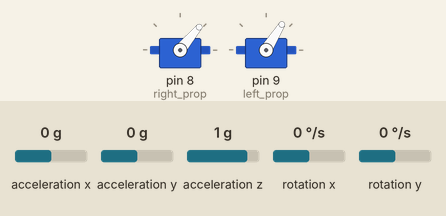
Bench run of a sketch on a simulated Arduino Uno, built with avr-gcc and run on an emulated ATmega328P. Parts: 2 × servo. Wiring (inferred from the names in the program): MPU-6050 motion sensor at I2C address 0x68. The inputs (shaded band) are chosen by the test bench; at power-on: acceleration x 0 g, acceleration z 1 g, rotation y 0 °/s, acceleration y 0 g, rotation x 0 °/s. What the sketch prints to the serial monitor is not drawn.

Above: at 15.2 s.
15.3 s: acceleration x set to -1.4 g
At 15.71 s:
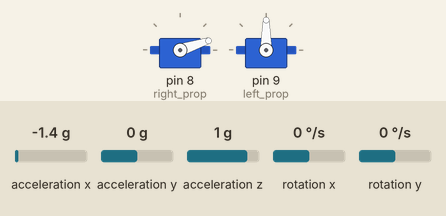
18.3 s: acceleration z set to -0.8 g
At 19.21 s:
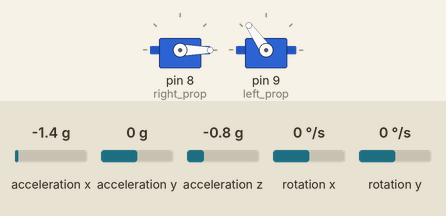
21.3 s: rotation y set to 192 °/s
At 23.3 s:
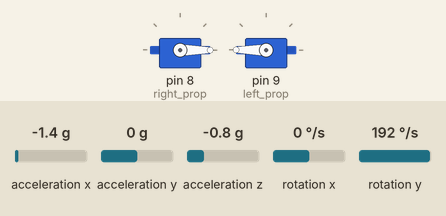
24.3 s: acceleration x set to 0 g
Timing chart, 0 to 27.6 s (numbered marks = the images above; inputs shaded):
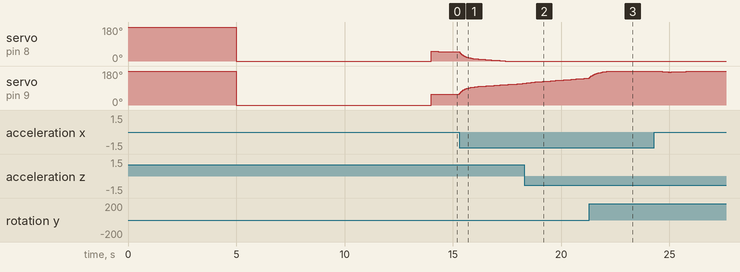

The sketch:

main.ino
```cpp
#include <Wire.h>
#include <Servo.h>

Servo right_prop;
Servo left_prop;

// MPU-6050 gives you 16 bits data so you have to create some 16int constants to store the data for accelerations and gyro*/

int16_t Acc_rawX, Acc_rawY, Acc_rawZ, Gyr_rawX, Gyr_rawY, Gyr_rawZ;

float Acceleration_angle[2];
float Gyro_angle[2];
float Total_angle[2];

float elapsedTime, time, timePrev;
int i;
float rad_to_deg = 180 / 3.141592654;

float PID, pwmLeft, pwmRight, error, previous_error;
float pid_p = 0;
float pid_i = 0;
float pid_d = 0;

// PID Constants
double kp = 3.55;
double ki = 0.003;
double kd = 0.0125;

double throttle = 1300;   // Initial throttle value
float desired_angle = -5; // Setpoint

void setup()
{
  Wire.begin(); // Begin the wire comunication between the Arduino and the MPU-6050
  Wire.beginTransmission(0x68);
  Wire.write(0x6B);
  Wire.write(0);
  Wire.endTransmission(true);
  Serial.begin(250000);

  right_prop.attach(8, 1000, 2000); // Attach the right motor to pin 8
  left_prop.attach(9, 1000, 2000);  // Attach the left motor to pin 9
  right_prop.write(180);
  left_prop.write(180);
  delay(5000);
  right_prop.write(0);
  left_prop.write(0);
  delay(2000);
  right_prop.write(10);
  left_prop.write(10);

  time = millis(); // Start counting time in milliseconds
  left_prop.writeMicroseconds(1000);
  right_prop.writeMicroseconds(1000);
  delay(7000); // Time to connect the propellers
}

void loop()
{

  // MPU-6050 signal
  timePrev = time; // the previous time is stored before the actual time read
  time = millis(); // actual time read
  elapsedTime = (time - timePrev) / 1000;

  Wire.beginTransmission(0x68);
  Wire.write(0x3B); // Ask for the 0x3B register- correspond to AcX
  Wire.endTransmission(false);
  Wire.requestFrom(0x68, 6, true);

  Acc_rawX = Wire.read() << 8 | Wire.read(); // each value needs two registres
  Acc_rawY = Wire.read() << 8 | Wire.read();
  Acc_rawZ = Wire.read() << 8 | Wire.read();

  /*---X---*/
  Acceleration_angle[0] = atan((Acc_rawY / 16384.0) / sqrt(pow((Acc_rawX / 16384.0), 2) + pow((Acc_rawZ / 16384.0), 2))) * rad_to_deg;
  /*---Y---*/
  Acceleration_angle[1] = atan(-1 * (Acc_rawX / 16384.0) / sqrt(pow((Acc_rawY / 16384.0), 2) + pow((Acc_rawZ / 16384.0), 2))) * rad_to_deg;

  Wire.beginTransmission(0x68);
  Wire.write(0x43); // Gyro data first adress
  Wire.endTransmission(false);
  Wire.requestFrom(0x68, 4, true); // Just 4 registers

  Gyr_rawX = Wire.read() << 8 | Wire.read(); // Once again we shif and sum
  Gyr_rawY = Wire.read() << 8 | Wire.read();

  /*---X---*/
  Gyro_angle[0] = Gyr_rawX / 131.0;
  /*---Y---*/
  Gyro_angle[1] = Gyr_rawY / 131.0;

  /*---X axis angle---*/
  Total_angle[0] = 0.98 * (Total_angle[0] + Gyro_angle[0] * elapsedTime) + 0.02 * Acceleration_angle[0];
  /*---Y axis angle---*/
  Total_angle[1] = 0.98 * (Total_angle[1] + Gyro_angle[1] * elapsedTime) + 0.02 * Acceleration_angle[1];

  // PID Control system
  error = Total_angle[1] - desired_angle;

  pid_p = kp * error;

  if (-3 < error < 3)
  {
    pid_i = pid_i + (ki * error);
  }

  pid_d = kd * ((error - previous_error) / elapsedTime);

  PID = pid_p + pid_i + pid_d;

  if (PID < -1000)
  {
    PID = -1000;
  }
  if (PID > 1000)
  {
    PID = 1000;
  }

  // We calculate the PWM width. We sum the desired throttle and the PID value
  pwmLeft = throttle + PID;
  pwmRight = throttle - PID;

  // Right motor limir
  if (pwmRight < 1000)
  {
    pwmRight = 1000;
  }
  if (pwmRight > 2000)
  {
    pwmRight = 2000;
  }
  // Left motor limit
  if (pwmLeft < 1000)
  {
    pwmLeft = 1000;
  }
  if (pwmLeft > 2000)
  {
    pwmLeft = 2000;
  }

  // Using the servo function we create the PWM pulses
  left_prop.writeMicroseconds(pwmLeft);
  right_prop.writeMicroseconds(pwmRight);
  previous_error = error; // Store the previous error.

  // Print the data in the Serial Monitor and we plot it
  Serial.print(",");
  Serial.print(Total_angle[1]);
  Serial.print(",");
  Serial.print(error);
  Serial.print(",");
  Serial.print(PID);
  Serial.print(",");
  Serial.println(previous_error);
  Serial.print(",");
}
```
